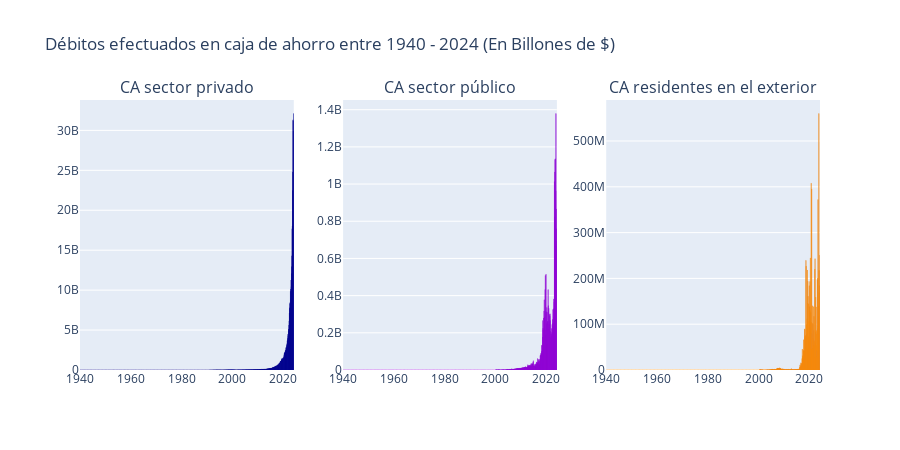

The code cell stored with this chart in its notebook:
### Code cell
fig_caja_ahorro= make_subplots(rows=1, cols=3,
                               subplot_titles=(
                                               "CA sector privado",
                                               "CA sector público",
                                               "CA residentes en el exterior"
                               )
                )

fig_caja_ahorro_private= px.bar(historial_depositos, x="Mes-Año", y="CA del sector privado", 
                      title="CA del sector privado 1940 - 2024")
fig_caja_ahorro_private.update_traces(marker=dict(line=dict(color='Darkblue')))
fig_caja_ahorro.add_trace(fig_caja_ahorro_private.data[0], row=1, col=1)



fig_caja_ahorro_public= px.bar(historial_depositos, x="Mes-Año", y="CA del sector público", 
                      title="CA del sector público 1940 - 2024")
fig_caja_ahorro_public.update_traces(marker=dict(line=dict(color='Darkviolet')))
fig_caja_ahorro.add_trace(fig_caja_ahorro_public.data[0], row=1, col=2)



fig_caja_ahorro_resident_ext= px.bar(historial_depositos, x="Mes-Año", y="CA de residentes del exterior", 
                      title="CA de residentes en el exterior 1940 - 2024")
fig_caja_ahorro_resident_ext.update_traces(marker=dict(line=dict(color='Darkorange')))
fig_caja_ahorro.add_trace(fig_caja_ahorro_resident_ext.data[0], row=1, col=3)


fig_caja_ahorro.update_layout(
    title_text="Débitos efectuados en caja de ahorro entre 1940 - 2024 (En Billones de $)",
    showlegend=False,
    height=450  # Ajusta la altura según sea necesario
)


fig_caja_ahorro.show()

### Figure 1 — Plotly figure (JSON) as saved in the notebook; plotly's stock layout.template omitted (floating-point values rounded to 4 significant figures; data arrays with more than 128 entries replaced by an {"elided": "..."} marker saying what was removed)
{"data": [{"alignmentgroup": "True", "hovertemplate": "Mes-Año=%{x}<br>CA del sector privado=%{y}<extra></extra>", "legendgroup": "", "marker": {"color": "#636efa", "line": {"color": "Darkblue"}, "pattern": {"shape": ""}}, "name": "", "offsetgroup": "", "orientation": "v", "showlegend": false, "textposition": "auto", "type": "bar", "x": {"elided": "1011 str values"}, "xaxis": "x", "y": {"elided": "1011 int values"}, "yaxis": "y"}, {"alignmentgroup": "True", "hovertemplate": "Mes-Año=%{x}<br>CA del sector público=%{y}<extra></extra>", "legendgroup": "", "marker": {"color": "#636efa", "line": {"color": "Darkviolet"}, "pattern": {"shape": ""}}, "name": "", "offsetgroup": "", "orientation": "v", "showlegend": false, "textposition": "auto", "type": "bar", "x": {"elided": "1011 str values"}, "xaxis": "x2", "y": {"elided": "1011 int values"}, "yaxis": "y2"}, {"alignmentgroup": "True", "hovertemplate": "Mes-Año=%{x}<br>CA de residentes del exterior=%{y}<extra></extra>", "legendgroup": "", "marker": {"color": "#636efa", "line": {"color": "Darkorange"}, "pattern": {"shape": ""}}, "name": "", "offsetgroup": "", "orientation": "v", "showlegend": false, "textposition": "auto", "type": "bar", "x": {"elided": "1011 str values"}, "xaxis": "x3", "y": {"elided": "1011 int values"}, "yaxis": "y3"}], "layout": {"annotations": [{"font": {"size": 16}, "showarrow": false, "text": "CA sector privado", "x": 0.1444, "xanchor": "center", "xref": "paper", "y": 1, "yanchor": "bottom", "yref": "paper"}, {"font": {"size": 16}, "showarrow": false, "text": "CA sector público", "x": 0.5, "xanchor": "center", "xref": "paper", "y": 1, "yanchor": "bottom", "yref": "paper"}, {"font": {"size": 16}, "showarrow": false, "text": "CA residentes en el exterior", "x": 0.8556, "xanchor": "center", "xref": "paper", "y": 1, "yanchor": "bottom", "yref": "paper"}], "height": 450, "showlegend": false, "title": {"text": "Débitos efectuados en caja de ahorro entre 1940 - 2024 (En Billones de $)"}, "xaxis": {"anchor": "y", "domain": [0, 0.2889]}, "xaxis2": {"anchor": "y2", "domain": [0.3556, 0.6444]}, "xaxis3": {"anchor": "y3", "domain": [0.7111, 1]}, "yaxis": {"anchor": "x", "domain": [0, 1]}, "yaxis2": {"anchor": "x2", "domain": [0, 1]}, "yaxis3": {"anchor": "x3", "domain": [0, 1]}}}
